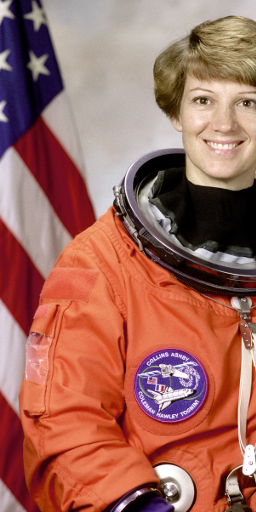
#> input picture week1/Data/quiz4/left.png, 256 x 512 px
$ jupyter execute quiz_4.ipynb
#> lines starting #> are read from the running program, lines starting #| are printed output that depends on the picture
[cell 1]
import numpy as np
import cv2

'''=====圖片路徑更改====='''
image1_path = '../Data/quiz4/left.png'
image2_path = '../Data/quiz4/right.png'

image_left = cv2.imread(image1_path)
#> image_left is the input picture: shape (512, 256, 3); mean B, G, R 92.8, 104.5, 161.5
image_right = cv2.imread(image2_path)
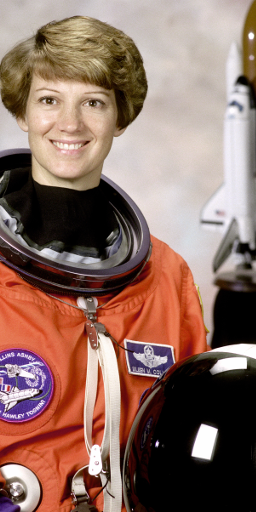
#> input picture week1/Data/quiz4/right.png, 256 x 512 px
#> image_right is the input picture: shape (512, 256, 3); mean B, G, R 99.8, 110.7, 141.5

#SIFT 用灰階會比較好?
gray_left = cv2.cvtColor(image_left, cv2.COLOR_BGR2GRAY)
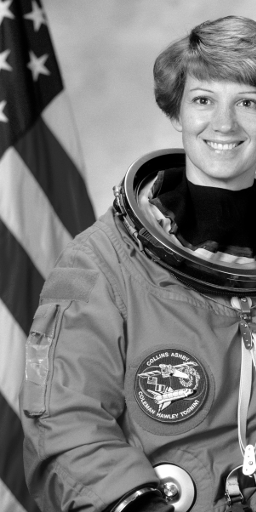
#> gray_left: shape (512, 256); min 0, max 255, mean 120.2
gray_right = cv2.cvtColor(image_right, cv2.COLOR_BGR2GRAY)
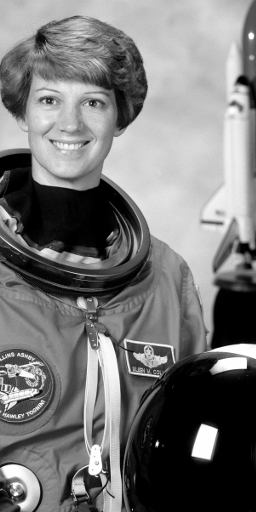
#> gray_right: shape (512, 256); min 0, max 255, mean 118.6

# 建立 SIFT 偵測器
sift = cv2.SIFT_create()

# 偵測特徵點並計算描述子
keypoints_left, descriptors_left = sift.detectAndCompute(gray_left, None)
#> keypoints_left = 698 keypoints; strongest (x, y, size): (139, 493, 3.4), (122, 506, 4.3), (170, 494, 2.9), (171, 374, 1.9)
keypoints_right, descriptors_right = sift.detectAndCompute(gray_right, None)
#> keypoints_right = 693 keypoints; strongest (x, y, size): (205, 443, 19), (157, 444, 2.6), (221, 366, 9.2), (16, 494, 2.9)

print(f"左圖特徵點數量：{len(keypoints_left)}")
#| 左圖特徵點數量：698
print(f"右圖特徵點數量：{len(keypoints_right)}")
#| 右圖特徵點數量：693

# 繪製特徵點：圓圈表示尺度，線段表示方向
result_left = cv2.drawKeypoints(
    image_left, keypoints_left, None,
    flags=cv2.DRAW_MATCHES_FLAGS_DRAW_RICH_KEYPOINTS
)
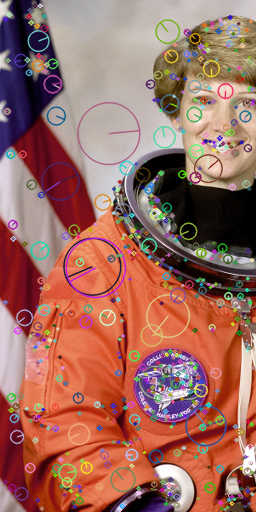
#> result_left: shape (512, 256, 3); mean B, G, R 96, 107, 158.5

result_right = cv2.drawKeypoints(
    image_right, keypoints_right, None,
    flags=cv2.DRAW_MATCHES_FLAGS_DRAW_RICH_KEYPOINTS
)
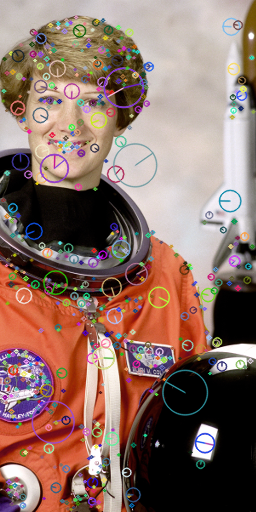
#> result_right: shape (512, 256, 3); mean B, G, R 102.7, 112, 139.7

#cv2.imwrite("left_sift.png", result_left)
#cv2.imwrite("right_sift.png", result_right)

[cell 2]
# 確認有足夠描述子可進行匹配
if (
    descriptors_left is None
    or descriptors_right is None
    or len(descriptors_right) < 2
):
    raise ValueError("特徵點不足，無法進行雙鄰居匹配")

# SIFT 描述子使用 L2 距離比較
matcher = cv2.BFMatcher(cv2.NORM_L2)

# 對每個左圖特徵，找出右圖中最相似的兩個特徵
matches = matcher.knnMatch(
    descriptors_left,
    descriptors_right,
    k=2
)
#> matches = 698 matches

# Lowe's ratio test：保留明顯優於第二名的配對
good_matches = []

for pair in matches:
    if len(pair) < 2:
        continue

    m, n = pair  # m 是最近鄰，n 是次近鄰

    if m.distance < 0.75 * n.distance:
        good_matches.append(m)
#> after the loop, good_matches = 372 matches

print(f"初始匹配組數：{len(matches)}")
#| 初始匹配組數：698
print(f"篩選後配對數：{len(good_matches)}")
#| 篩選後配對數：372

# 繪製篩選後的配對
matched_image = cv2.drawMatches(
    image_left, keypoints_left,
    image_right, keypoints_right,
    good_matches, None,
    flags=cv2.DrawMatchesFlags_NOT_DRAW_SINGLE_POINTS
)
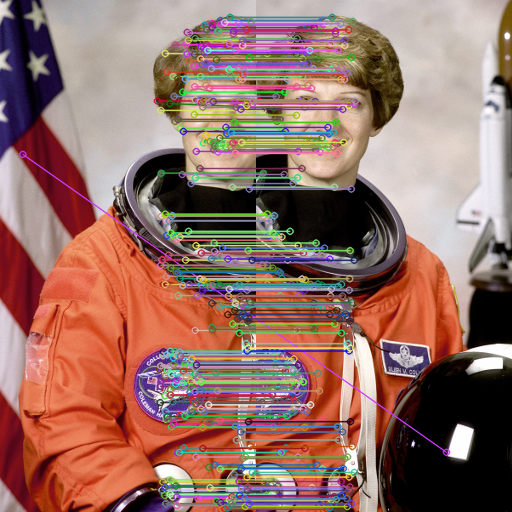
#> matched_image: shape (512, 512, 3); mean B, G, R 102, 111.3, 148.6

#cv2.imwrite("sift_matches.png", matched_image)

[cell 3]
# 單應性矩陣至少需要 4 組配對
if len(good_matches) < 4:
    raise ValueError("有效配對不足 4 組，無法估計單應性矩陣")

# 取得配對點座標
# queryIdx 對應左圖，trainIdx 對應右圖
points_left = np.float32([
    keypoints_left[m.queryIdx].pt for m in good_matches
]).reshape(-1, 1, 2)
#> points_left = 372 rows, first 8: [22.33, 153.9], [156.9, 100.5], [157.5, 362.4], [158.5, 382.3], [159, 368.8], [159, 368.8], [159.7, 402.1], [160, 385.8]

points_right = np.float32([
    keypoints_right[m.trainIdx].pt for m in good_matches
]).reshape(-1, 1, 2)
#> points_right = 372 rows, first 8: [190, 451.8], [2.83, 100.5], [4.2, 362.2], [4.49, 382.3], [4.99, 368.8], [4.99, 368.8], [5.69, 402.1], [5.99, 385.8]

# 使用 RANSAC 估計 H：將右圖座標映射到左圖
H, mask = cv2.findHomography(
    points_right,
    points_left,
    method=cv2.RANSAC,
    ransacReprojThreshold=3.0
)
#> H = [[1, -7.59e-06, 154], [0.000169, 1, -0.0152], [5.74e-07, -2.98e-08, 1]]; mask = 372 values, max 1 at index 1, min 0 at index 0, mean 0.995

if H is None or mask is None:
    raise ValueError("單應性矩陣估計失敗，請檢查影像與配對品質")

# mask 中 1 表示內點，0 表示被排除的外點
inlier_mask = mask.ravel().astype(bool)

inlier_matches = [
    m for m, is_inlier in zip(good_matches, inlier_mask)
    if is_inlier
]
#> inlier_matches = 370 matches

print(f"RANSAC 前配對數：{len(good_matches)}")
#| RANSAC 前配對數：372
print(f"RANSAC 後內點數：{len(inlier_matches)}")
#| RANSAC 後內點數：370

# 只繪製 RANSAC 保留的配對
ransac_image = cv2.drawMatches(
    image_left, keypoints_left,
    image_right, keypoints_right,
    inlier_matches, None,
    flags=cv2.DrawMatchesFlags_NOT_DRAW_SINGLE_POINTS
)
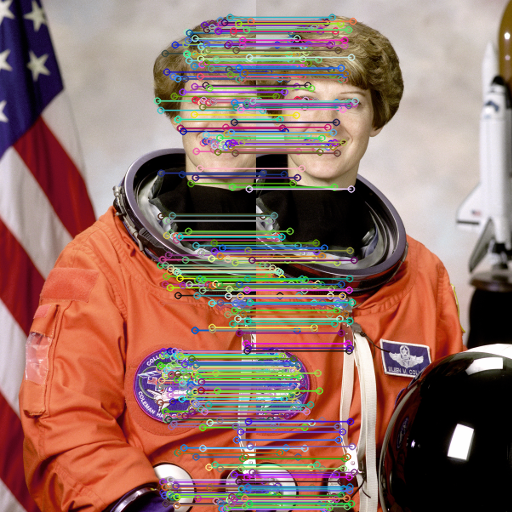
#> ransac_image: shape (512, 512, 3); mean B, G, R 102.3, 111.9, 147.6

#cv2.imwrite("ransac_matches.png", ransac_image)

[cell 4]
# 取得兩張影像的尺寸
h_left, w_left = image_left.shape[:2]
#> h_left = 512; w_left = 256
h_right, w_right = image_right.shape[:2]
#> h_right = 512; w_right = 256

# 兩張影像的四個角落座標
corners_left = np.float32([
    [0, 0], [w_left, 0],
    [w_left, h_left], [0, h_left]
]).reshape(-1, 1, 2)
#> corners_left = [[0, 0], [256, 0], [256, 512], [0, 512]]

corners_right = np.float32([
    [0, 0], [w_right, 0],
    [w_right, h_right], [0, h_right]
]).reshape(-1, 1, 2)
#> corners_right = [[0, 0], [256, 0], [256, 512], [0, 512]]

# 將右圖四角映射到左圖座標系
warped_corners_right = cv2.perspectiveTransform(corners_right, H)
#> warped_corners_right = [[154, -0.0152], [410, 0.0279], [410, 512], [154, 512]]

# 計算可容納兩張影像的畫布範圍
all_corners = np.concatenate(
    [corners_left, warped_corners_right], axis=0
)
#> all_corners = [[0, 0], [256, 0], [256, 512], [0, 512], [154, -0.0152], [410, 0.0279], [410, 512], [154, 512]]

x_min, y_min = np.floor(
    all_corners.min(axis=(0, 1))
).astype(int)
#> x_min = 0; y_min = -1

x_max, y_max = np.ceil(
    all_corners.max(axis=(0, 1))
).astype(int)
#> x_max = 410; y_max = 513

canvas_width = int(x_max - x_min)
#> canvas_width = 410
canvas_height = int(y_max - y_min)
#> canvas_height = 514

# 平移矩陣：將可能的負座標移到畫布內
T = np.array([
    [1, 0, -x_min],
    [0, 1, -y_min],
    [0, 0, 1]
], dtype=np.float64)
#> T = [[1, 0, 0], [0, 1, 1], [0, 0, 1]]

# 右圖先透視變換 H，再平移 T
warped_right = cv2.warpPerspective(
    image_right,
    T @ H,
    (canvas_width, canvas_height)
)
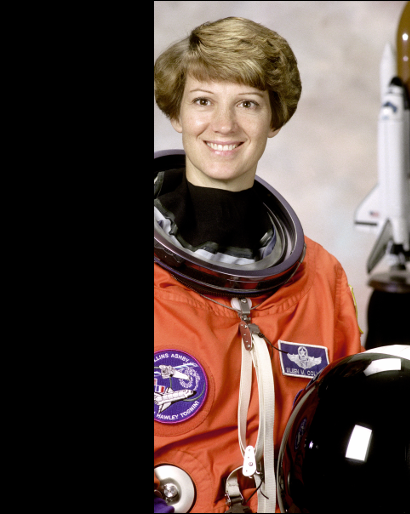
#> warped_right: shape (514, 410, 3); mean B, G, R 62.1, 68.8, 88

# 左圖只需平移至同一畫布
warped_left = cv2.warpPerspective(
    image_left,
    T,
    (canvas_width, canvas_height)
)
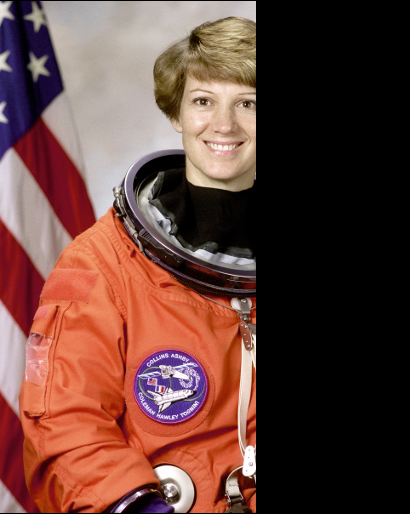
#> warped_left: shape (514, 410, 3); mean B, G, R 57.7, 65, 100.5

# 初步拼接：將左圖放到對齊後的右圖上
panorama = warped_right.copy()

offset_x = int(-x_min)
#> offset_x = 0
offset_y = int(-y_min)
#> offset_y = 1

panorama[
    offset_y:offset_y + h_left,
    offset_x:offset_x + w_left
] = image_left
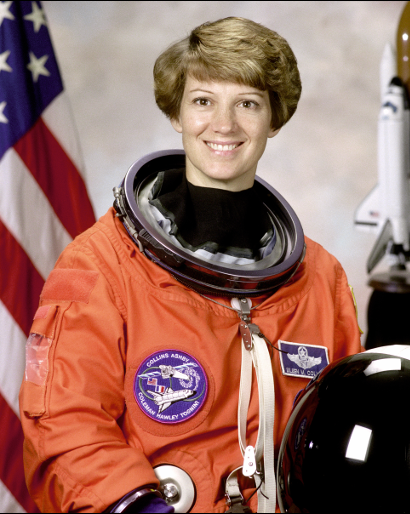
#> panorama: shape (514, 410, 3); mean B, G, R 97.9, 108.2, 151.5

[cell 5]
'''=====儲存合併影像結果路徑====='''
cv2.imwrite("panorama.png", panorama)
#> Out = True
